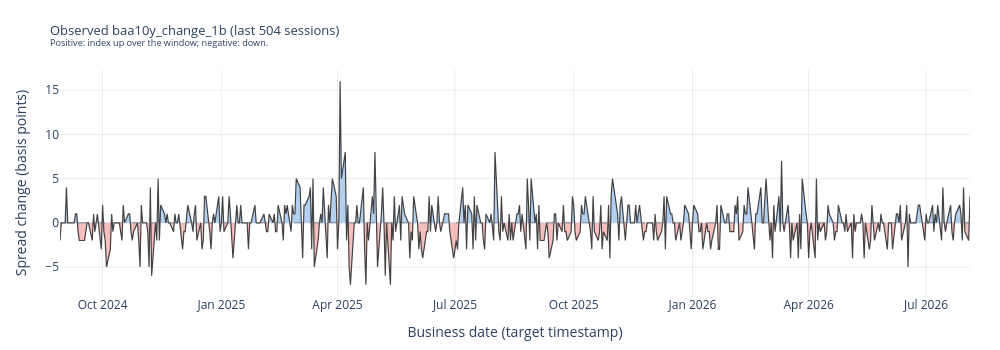

This figure's notebook cell:
### Code cell
fig = plotly_baa10y_spread_change_recent(svc, n_trading_days=504) # Approximately two years
fig

### Figure 1 — Plotly figure (JSON) as saved in the notebook; plotly's stock layout.template omitted (floating-point values rounded to 4 significant figures; data arrays with more than 128 entries replaced by an {"elided": "..."} marker saying what was removed)
{"data": [{"fill": "tozeroy", "fillcolor": "rgba(42, 120, 214, 0.35)", "hoverinfo": "skip", "mode": "none", "name": "Up", "type": "scatter", "x": {"elided": "653 str values"}, "y": {"elided": "653 float values"}}, {"fill": "tozeroy", "fillcolor": "rgba(227, 73, 72, 0.35)", "hoverinfo": "skip", "mode": "none", "name": "Down", "type": "scatter", "x": {"elided": "653 str values"}, "y": {"elided": "653 float values"}}, {"hovertemplate": "%{x|%Y-%m-%d}<br>%{y:+.2f} bp<extra></extra>", "line": {"color": "rgba(38, 38, 38, 0.85)", "width": 1.2}, "mode": "lines", "name": "baa10y_change_1b", "type": "scatter", "x": {"elided": "504 str values"}, "y": {"elided": "504 float values"}}], "layout": {"height": 350, "hovermode": "x unified", "margin": {"b": 50, "l": 60, "r": 30, "t": 70}, "shapes": [{"line": {"color": "rgb(115, 115, 115)", "dash": "dash", "width": 0.8}, "type": "line", "x0": 0, "x1": 1, "xref": "x domain", "y0": 0, "y1": 0, "yref": "y"}], "showlegend": false, "title": {"font": {"size": 13}, "text": "Observed baa10y_change_1b (last 504 sessions)<br><sup>Positive: index up over the window; negative: down.</sup>"}, "width": 1000, "xaxis": {"gridcolor": "rgba(0, 0, 0, 0.08)", "showgrid": true, "showspikes": true, "spikecolor": "rgba(120, 120, 120, 0.5)", "spikemode": "across", "spikesnap": "cursor", "spikethickness": 1, "title": {"text": "Business date (target timestamp)"}}, "yaxis": {"gridcolor": "rgba(0, 0, 0, 0.08)", "showgrid": true, "title": {"text": "Spread change (basis points)"}}}}
